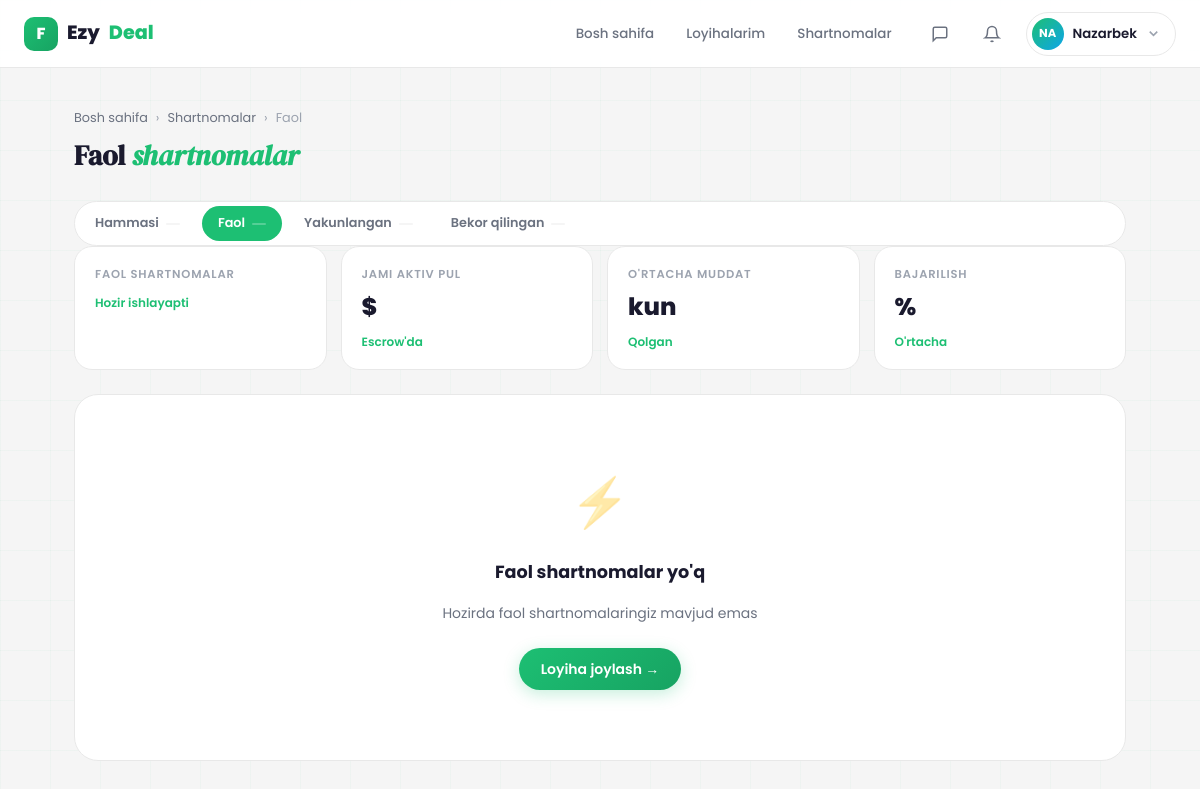
The page /contracts/active/ (signed in) on the database as committed earlier.
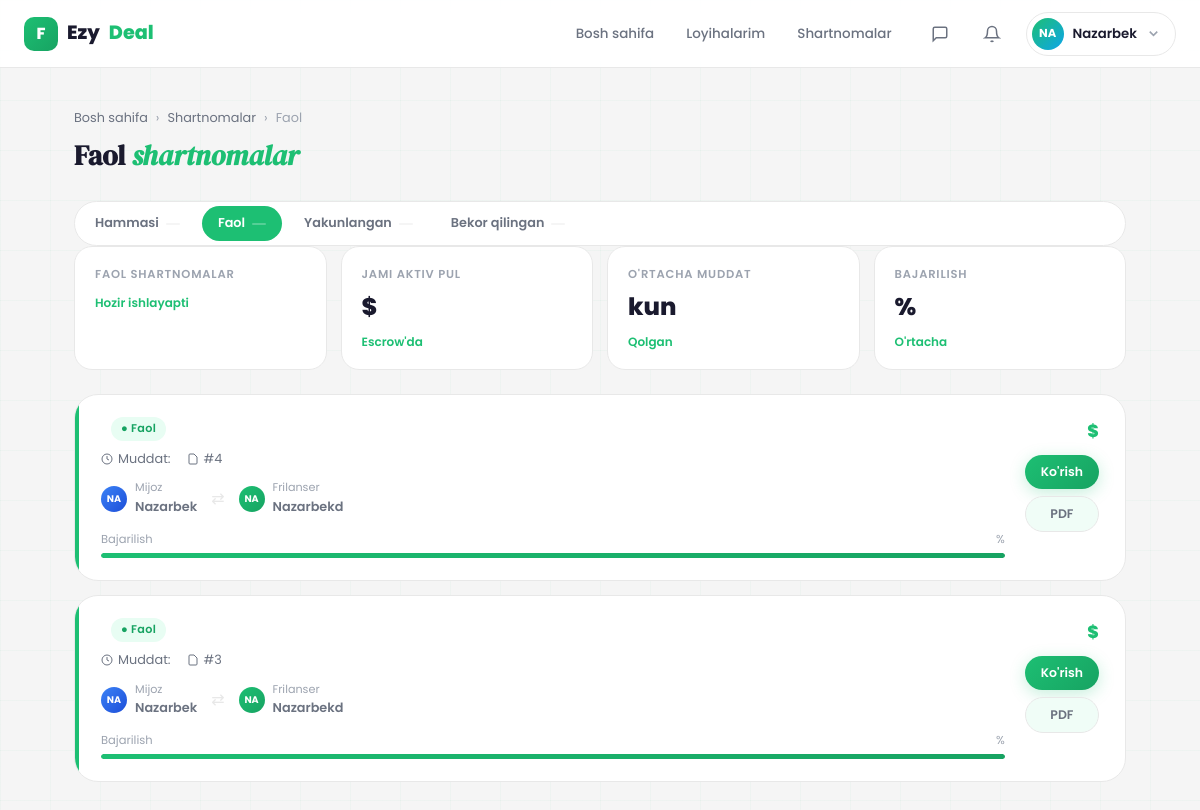
The same page on the database as committed later.
### Contracts/models.py (models this page shows, shortened)
class Contract(models.Model):
    ACTIVE = "active"
    FINISHED = "finished"
    CANCELLED = "cancelled"
    STATUS_CHOICES = (
        (ACTIVE, "Active"),
        (FINISHED, "Finished"),
        (CANCELLED, "Cancelled"),
    )
    project = models.OneToOneField(
        Project,
        on_delete=models.CASCADE,
        related_name="contract"
    )
    client = models.ForeignKey(
        settings.AUTH_USER_MODEL,
        on_delete=models.CASCADE,
        related_name="client_contracts"
    )
    freelancer = models.ForeignKey(
        settings.AUTH_USER_MODEL,
        on_delete=models.CASCADE,
        related_name="freelancer_contracts"
    )
    agreed_price = models.DecimalField(max_digits=12, decimal_places=2)
    status = models.CharField(
        max_length=20,
        choices=STATUS_CHOICES,
        default=ACTIVE
    )
    created_at = models.DateTimeField(auto_now_add=True)
    finished_at = models.DateTimeField(blank=True, null=True)

### Users/models.py (models this page shows, shortened)
class User(AbstractUser):
    ROLE_CHOICE = (
        (CLIENT, 'client'),
        (FREELANCER, 'freelancer'),
    )
    email = models.EmailField(unique=True)
    role = models.CharField(max_length=20, choices=ROLE_CHOICE)
    bio = models.TextField(blank=True, null=True)
    avatar = models.ImageField(upload_to='avatars/', blank=True, null=True)
    created_at = models.DateTimeField(auto_now_add=True)

### Contracts/views.py (the view)
# urls.py: path('active/', views.active_contracts, name='active_contracts'),
@login_required(login_url='login')
def active_contracts(request):
    if request.user.role == 'client':
        contracts = Contract.objects.filter(client=request.user,status=Contract.ACTIVE).order_by('-created_at')
    elif request.user.role == 'freelancer':
        contracts = Contract.objects.filter(freelancer=request.user,status=Contract.ACTIVE).order_by('-created_at')
    else:
        contracts = Contract.objects.none()
    return render(request, 'active_contracts.html', {'contracts': contracts})

### Notifications/context_processors.py (called while the page is built)
def notifications_count(request):
    if request.user.is_authenticated:
        count = request.user.notifications.filter(is_read=False).count()
        recent = list(request.user.notifications.all()[:5])
        return {'unread_notifications': count, 'recent_notifications': recent}
    return {'unread_notifications': 0, 'recent_notifications': []}

### templates/active_contracts.html (shortened to what the changed rows need)
{% extends 'base.html' %}
{% block content %}
<div class="contracts-page">
    <div class="contracts-topbar">
        <div>
            <h1 class="page-heading">Faol <em>shartnomalar</em></h1>
        </div>
    </div>
    <div class="contracts-list">
        {% for contract in contracts %}
        <div class="contract-card" style="animation-delay:{{ forloop.counter0 }}00ms">
            <div class="contract-card-left">
                <div class="cc-header">
                    <span class="badge status-active">● Faol</span>
                </div>
                <div class="cc-meta">
                    <div class="cc-meta-item">
                        <svg width="12" height="12" viewBox="0 0 24 24" fill="none" stroke="currentColor" stroke-width="2"><circle cx="12" cy="12" r="10"/><polyline points="12 6 12 12 16 14"/></svg>
                        Muddat: {{ contract.end_date }}
                    </div>
                    <div class="cc-meta-item">
                        <svg width="12" height="12" viewBox="0 0 24 24" fill="none" stroke="currentColor" stroke-width="2"><path d="M14 2H6a2 2 0 0 0-2 2v16a2 2 0 0 0 2 2h12a2 2 0 0 0 2-2V8z"/></svg>
                        #{{ contract.id }}
                    </div>
                </div>
                <div class="cc-parties">
                    <div class="cc-avatar" style="background:linear-gradient(135deg,#3b82f6,#1d4ed8)">{{ contract.client.username|slice:":2"|upper }}</div>
                    <div><div class="cc-party-role">Mijoz</div><div class="cc-party-name">{{ contract.client.username }}</div></div>
                    <span style="color:var(--border);margin:0 6px;">⇄</span>
                    <div class="cc-avatar" style="background:linear-gradient(135deg,var(--accent),var(--accent-dk))">{{ contract.freelancer.username|slice:":2"|upper }}</div>
                    <div><div class="cc-party-role">Frilanser</div><div class="cc-party-name">{{ contract.freelancer.username }}</div></div>
                </div>
                <div class="cc-progress-wrap">
                    <div class="cc-progress-label"><span>Bajarilish</span><span>{{ contract.progress_percent }}%</span></div>
                    <div class="cc-progress-bar"><div class="cc-progress-fill" style="width:{{ contract.progress_percent }}%"></div></div>
                </div>
            </div>
            <div class="contract-card-right">
                <div class="cc-amount">${{ contract.amount }}</div>
                <div class="cc-actions">
                    <a href="{% url 'contract_detail' contract.id %}" class="btn btn-primary btn-sm">Ko'rish</a>
                    <a href="{% url 'contract_pdf' contract.id %}" class="btn btn-ghost btn-sm">PDF</a>
                </div>
            </div>
        </div>
        {% empty %}
        <div class="contracts-empty scroll-reveal">
            <div class="empty-icon">⚡</div>
            <div class="empty-title">Faol shartnomalar yo'q</div>
            <div class="empty-sub">Hozirda faol shartnomalaringiz mavjud emas</div>
            {% if user.role == 'client' %}
            <a href="{% url 'create_post' %}" class="btn btn-primary" style="margin-top:6px;">Loyiha joylash →</a>
            {% else %}
            <a href="{% url 'main_freelancer' %}" class="btn btn-primary" style="margin-top:6px;">Loyihalar ko'rish →</a>
            {% endif %}
        </div>
        {% endfor %}
    </div>
</div>
{% endblock %}

Rows that differ between the two databases and show on the page:
added Contract: id "4", client.username "NA", client.username "Nazarbek", freelancer.username "NA", freelancer.username "Nazarbekd"
added Contract: id "3", client.username "NA", client.username "Nazarbek", freelancer.username "NA", freelancer.username "Nazarbekd"
Other text that changed with them:
text no longer shown: "⚡ Faol shartnomalar yo'q Hozirda faol shartnomalaringiz mavjud emas Loyiha joylash →"
